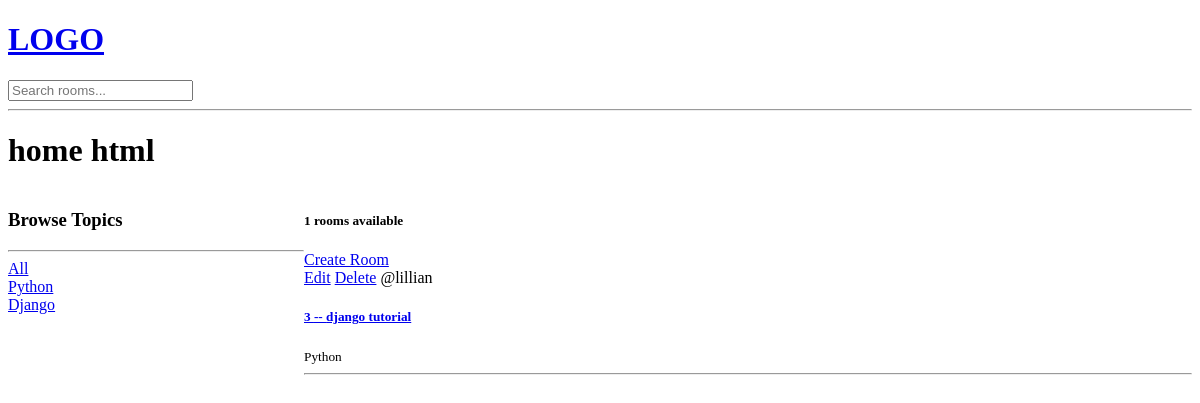
/?q=Python, run on an earlier commit of the app's database.
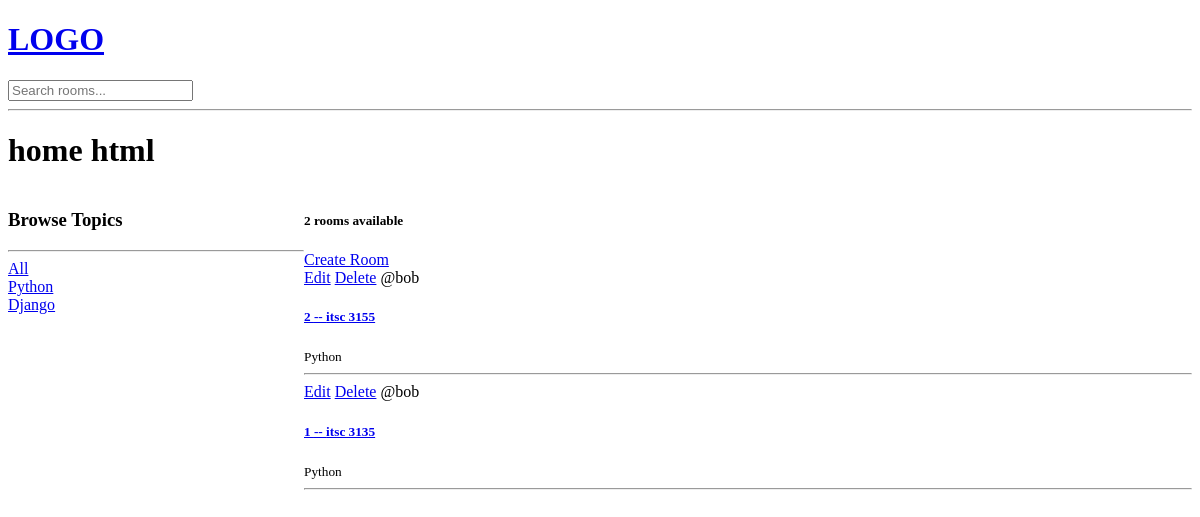
And on a later commit of the database.
### base/models.py (models this page shows, shortened)
class Topic(models.Model):
    name = models.CharField(max_length=200)

class Room(models.Model):
    host = models.ForeignKey(User, on_delete=models.SET_NULL, null=True)
    topic = models.ForeignKey(Topic, on_delete=models.SET_NULL, null=True)
    name = models.CharField(max_length=200)
    description = models.TextField(null = True, blank=True)
    updated =models.DateTimeField(auto_now=True)
    created = models.DateTimeField(auto_now_add=True)
    class Meta:
       ordering = ['-updated', '-created']

### base/views.py (the view)
# urls.py: path('', views.home, name="home"),
def home(request):
    q = request.GET.get('q') if request.GET.get('q') != None else ''
    rooms = Room.objects.filter(
        Q(topic__name__icontains=q) |
        Q(name__icontains=q) |
        Q(description__icontains=q)
        )
    topics = Topic.objects.all()
    room_count = rooms.count()
    return render(request, 'base/home.html', {'rooms':rooms, 'topics':topics, 'room_count': room_count})

### base/templates/base/home.html (shortened to what this page needs)
{% extends 'main.html' %}
{% block content %}
<h1>home html</h1>
<div class="home-container">
    <div>
        <h3>Browse Topics</h3>
        <hr>
        <div>
            <a href="{% url 'home' %}">All</a>
        </div>
        {% for topic in topics %}
        <div>
            <a href="{% url 'home' %}?q={{topic.name}}">{{topic.name}}</a>
        </div>
        {% endfor %}
    </div>
    <div>
        <h5>{{room_count}} rooms available</h5>
        <a href="{% url 'create-room' %}">Create Room</a>
        {% for room in rooms%}
            <div>
                <a href="{% url 'update-room' room.id %}">Edit</a>
                <a href="{% url 'delete-room' room.id %}">Delete</a>
                <span>@{{room.host.username}}</span>
                <a href="{% url 'room' room.id %}">
                    <h5>{{room.id}} -- {{room.name}}</h5>
                </a>
                <small>{{room.topic.name}}</small>
                <hr>
            </div>
        {% endfor %}
    </div>
</div>
{% endblock content %}

What changed in the data, as far as the page shows it:
no longer on this page (row edited): Room: host.username "lillian", id "3", name "django tutorial", topic.name "Python"
now on this page (row edited): Room: host.username "bob", id "2", name "itsc 3155", topic.name "Python"
now on this page (row edited): Room: host.username "bob", id "1", name "itsc 3135", topic.name "Python"
Also different on the page:
{{ room_count }}: "1" → "2"
